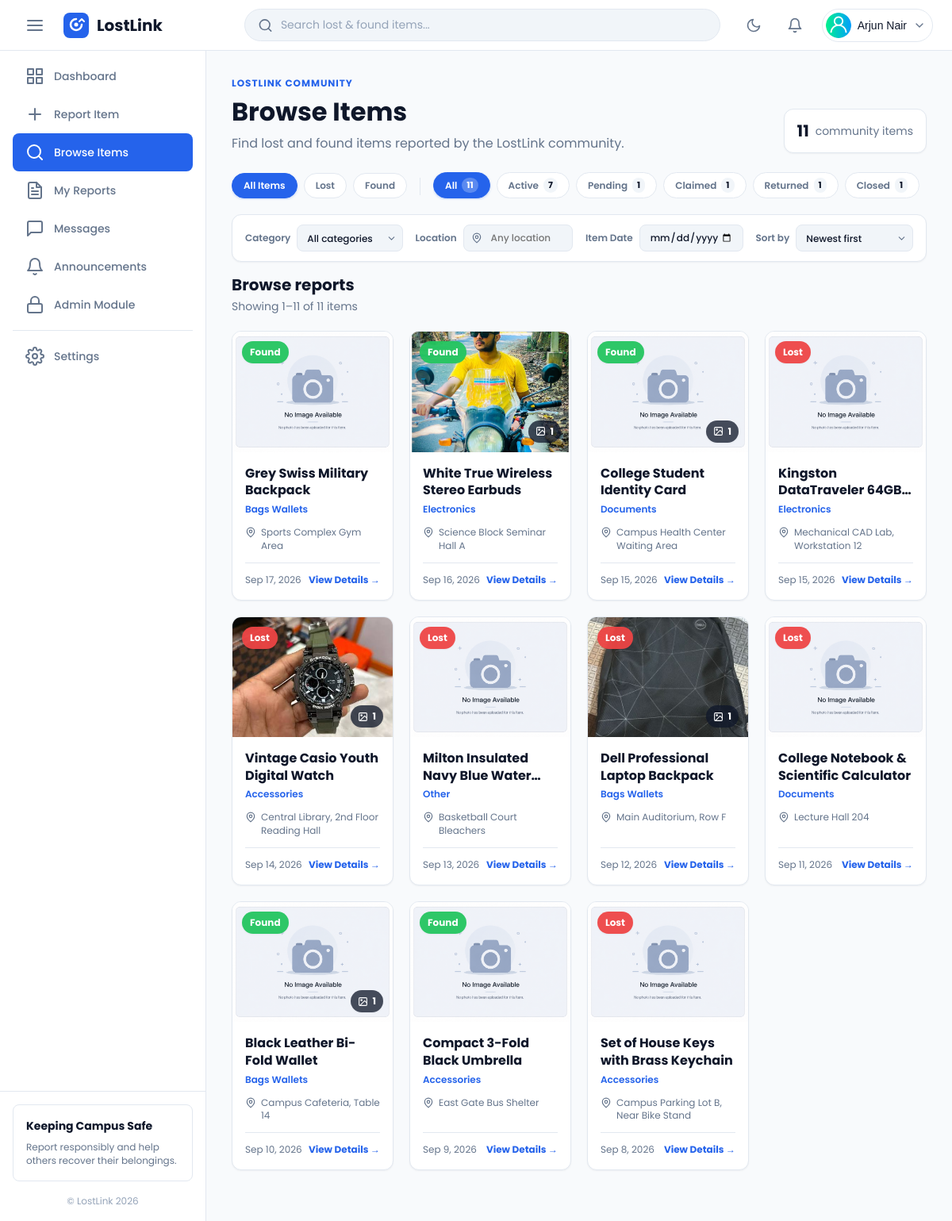
Screenshot of /items/browse.php (signed in) with the database file from the repository.
### tables this page shows
CREATE TABLE items (

     
    id BIGINT UNSIGNED AUTO_INCREMENT PRIMARY KEY,

     
    item_code CHAR(13)
        NOT NULL
        UNIQUE
        COMMENT 'Public Item ID (e.g. ITM-582903741)',

     
    user_id BIGINT UNSIGNED
        NOT NULL
        COMMENT 'References users.id',

     
    title VARCHAR(150)
        NOT NULL
        COMMENT 'Short title of the reported item',

    description TEXT
        NOT NULL
        COMMENT 'Detailed description of the item',

    category VARCHAR(100)
        NOT NULL
        COMMENT 'Main item category',

    subcategory VARCHAR(100)
        NOT NULL
        COMMENT 'Item subcategory',

    report_type ENUM('lost','found')
        NOT NULL
        COMMENT 'Indicates whether the report is for a lost or found item',

    event_location VARCHAR(255)
        NOT NULL
        COMMENT 'General location where the item was lost or found',

    event_date DATE
        NOT NULL
        COMMENT 'Date when the item was lost or found',

    additional_note TEXT
        NULL
        COMMENT 'Optional additional information provided by the reporter',

    verification_method ENUM('description','questions')
        NOT NULL
        COMMENT 'Ownership verification method selected by the reporter',

    status ENUM('pending','active','claimed','returned','closed')
        NOT NULL
        DEFAULT 'pending'
        COMMENT 'Current lifecycle status of the item',

    approved_claim_id BIGINT UNSIGNED
        NULL
        COMMENT 'References the approved claim after ownership verification',

     
    created_at TIMESTAMP
        NOT NULL
        DEFAULT CURRENT_TIMESTAMP,

    updated_at TIMESTAMP
        NOT NULL
        DEFAULT CURRENT_TIMESTAMP
        ON UPDATE CURRENT_TIMESTAMP,

     
    INDEX idx_user_id (user_id),
    INDEX idx_title (title),
    INDEX idx_category (category),
    INDEX idx_subcategory (subcategory),
    INDEX idx_report_type (report_type),
    INDEX idx_status (status),
    INDEX idx_event_date (event_date)

);

### items/browse.php (the view, shortened to what the rows shown need)
<?php
require_once __DIR__ . '/../config/database.php';
require_once __DIR__ . '/../backend/utils/helpers.php';
if (!function_exists('browseGetString')) {
    function browseGetString(string $key, int $maxLength = 255): string
    {
        $value = $_GET[$key] ?? '';
        return trim(mb_substr($value, 0, $maxLength));
    }
}
if (!function_exists('browseEscape')) {
    function browseEscape(?string $value): string
    {
        return htmlspecialchars((string) $value, ENT_QUOTES, 'UTF-8');
    }
}
if (!function_exists('browseCategoryLabel')) {
    function browseCategoryLabel(string $category): string
    {
        $category = trim(str_replace(['_', '-'], ' ', $category));
        return $category === '' ? 'Uncategorized' : ucwords($category);
    }
}
if (!function_exists('browseItemImageUrl')) {
    function browseItemImageUrl(?string $storedPath): string
    {
        if (!$storedPath) {
            return BROWSE_DEFAULT_IMAGE_URL;
        }
        $relativePath = ltrim($storedPath, '/');
        $requiredPrefix = 'assets/uploads/items/';
        $projectRoot = realpath(__DIR__ . '/..');
        $uploadsDirectory = $projectRoot ? realpath($projectRoot . '/assets/uploads/items') : false;
        $absolutePath = $projectRoot ? realpath($projectRoot . '/' . $relativePath) : false;
        if (
            !$uploadsDirectory ||
            !$absolutePath ||
            strpos($absolutePath, rtrim($uploadsDirectory, DIRECTORY_SEPARATOR) . DIRECTORY_SEPARATOR) !== 0 ||
            !is_file($absolutePath) ||
            @getimagesize($absolutePath) === false
        ) {
            return BROWSE_DEFAULT_IMAGE_URL;
        }
        $encodedPath = implode('/', array_map('rawurlencode', explode('/', $relativePath)));
        return BASE_URL . '/' . $encodedPath;
    }
}
$search = browseGetString('q', 150);
$reportType = browseGetString('type', 10);
$status = browseGetString('status', 20);
$category = browseGetString('category', 100);
$location = browseGetString('location', 255);
$date = browseGetString('date', 10);
$sort = browseGetString('sort', 20);
if (!in_array($reportType, ['all', 'lost', 'found'], true)) {
    $reportType = 'all';
}
$validStatuses = ['all', 'active', 'pending', 'claimed', 'returned', 'closed'];
if (!in_array($status, $validStatuses, true)) {
    $status = 'all';
}
if (!in_array($sort, ['newest', 'oldest', 'updated'], true)) {
    $sort = 'newest';
}
$dateObject = DateTime::createFromFormat('!Y-m-d', $date);
if (!$dateObject || $dateObject->format('Y-m-d') !== $date) {
    $date = '';
}
$rawPage = $_GET['page'] ?? '1';
$page = is_string($rawPage) && ctype_digit($rawPage) ? max(1, (int) $rawPage) : 1;
$whereClauses = [];
$queryParameters = [];
$whereSql = !empty($whereClauses) ? implode(' AND ', $whereClauses) : '1=1';
$orderBy = [
    'newest'  => 'i.event_date DESC, i.id DESC',
    'oldest'  => 'i.event_date ASC, i.id ASC',
    'updated' => 'i.updated_at DESC, i.id DESC',
][$sort];
$countStatement = $pdo->prepare("SELECT COUNT(*) FROM items i WHERE {$whereSql}");
$countStatement->execute($queryParameters);
$filteredCount = (int) $countStatement->fetchColumn();
$totalPages = max(1, (int) ceil($filteredCount / BROWSE_PER_PAGE));
$page = min($page, $totalPages);
$offset = ($page - 1) * BROWSE_PER_PAGE;
$itemsStatement = $pdo->prepare("
    SELECT
        i.id,
        i.item_code,
        i.title,
        i.category,
        i.report_type,
        i.event_location,
        i.event_date,
        i.status,
        (
            SELECT ii.image
            FROM item_images ii
            WHERE ii.item_id = i.id
            ORDER BY ii.image_order ASC, ii.id ASC
            LIMIT 1
        ) AS image_path,
        (
            SELECT COUNT(*)
            FROM item_images ii
            WHERE ii.item_id = i.id
        ) AS image_count
    FROM items i
    WHERE {$whereSql}
    ORDER BY {$orderBy}
    LIMIT :limit OFFSET :offset
");
$itemsStatement->bindValue(':limit', BROWSE_PER_PAGE, PDO::PARAM_INT);
$itemsStatement->bindValue(':offset', $offset, PDO::PARAM_INT);
$itemsStatement->execute();
$items = $itemsStatement->fetchAll(PDO::FETCH_ASSOC);
?>
<!DOCTYPE html>
<html lang="en">
<head>
    <link rel="stylesheet" href="../assets/css/theme.css?v=<?php echo time(); ?>">
    <link rel="stylesheet" href="../assets/css/components.css?v=<?php echo time(); ?>">
    <link rel="stylesheet" href="browse.css?v=<?php echo time(); ?>">
</head>
<body class="app-body browse-page">
    <div class="app-container">
        <?php include __DIR__ . '/../includes/sidebar.php'; ?>
        <main class="app-main-content" id="main-content">
            <div class="browse-content-wrapper animate-fade-in"
                 id="browse-page"
                 data-search-context="browse"
                 data-search-target="<?php echo browseEscape(BASE_URL . '/items/browse.php'); ?>"
                 data-current-query="<?php echo browseEscape($search); ?>"
                 data-current-type="<?php echo browseEscape($reportType); ?>"
                 data-current-status="<?php echo browseEscape($status); ?>"
                 data-current-category="<?php echo browseEscape($category); ?>"
                 data-current-location="<?php echo browseEscape($location); ?>"
                 data-current-date="<?php echo browseEscape($date); ?>"
                 data-current-sort="<?php echo browseEscape($sort); ?>">
                <header class="browse-page-header">
                    <div class="browse-header-text">
                        <h1 class="browse-title">Browse Items</h1>
                    </div>
                </header>
                <section class="browse-results-section" aria-labelledby="browse-results-heading">
                    <div class="browse-results-header">
                        <div>
                            <h2 id="browse-results-heading">Browse reports</h2>
                        </div>
                    </div>
                    <?php if (!empty($items)): ?>
                        <div class="browse-items-grid">
                            <?php foreach ($items as $item): ?>
                                <?php
                                $itemTitle = (string) ($item['title'] ?? 'Untitled item');
                                $imageUrl = browseItemImageUrl($item['image_path'] ?? null);
                                $hasItemImage = $imageUrl !== BROWSE_DEFAULT_IMAGE_URL;
                                $photoCount = (int) ($item['image_count'] ?? 0);
                                $itemReportType = (string) ($item['report_type'] ?? '');
                                $isLost = $itemReportType === 'lost';
                                $reportDate = in_array($itemReportType, ['lost', 'found'], true) ? ($item['event_date'] ?? null) : null;
                                $detailsUrl = '?item=' . rawurlencode((string) $item['item_code']);
                                ?>
                                <article class="browse-item-card" data-item-id="<?php echo browseEscape((string) $item['item_code']); ?>" data-item-context="browse" data-item-detail>
                                    <a class="browse-item-card-link" href="<?php echo browseEscape($detailsUrl); ?>" data-item-id="<?php echo browseEscape((string) $item['item_code']); ?>" data-item-context="browse" data-item-detail aria-label="View details for <?php echo browseEscape($itemTitle); ?>">
                                        <div class="browse-item-image-wrap">
                                            <img
                                                src="<?php echo browseEscape($imageUrl); ?>"
                                                data-fallback="<?php echo BROWSE_DEFAULT_IMAGE_URL; ?>"
                                                alt="<?php echo browseEscape($hasItemImage ? $itemTitle . ' report image' : 'No image available'); ?>"
                                                loading="lazy"
                                            >
                                            <span class="browse-item-badge <?php echo $isLost ? 'is-lost' : 'is-found'; ?>">
                                                <?php echo $isLost ? 'Lost' : 'Found'; ?>
                                            </span>
                                            <?php if ($photoCount > 0): ?>
                                                <span class="browse-photo-count">
                                                    <svg aria-hidden="true" viewBox="0 0 24 24" fill="none" stroke="currentColor" stroke-width="2" stroke-linecap="round" stroke-linejoin="round">
                                                        <rect x="3" y="3" width="18" height="18" rx="2"></rect>
                                                        <circle cx="8.5" cy="8.5" r="1.5"></circle>
                                                        <polyline points="21 15 16 10 5 21"></polyline>
                                                    </svg>
                                                    <?php echo $photoCount; ?>
                                                </span>
                                            <?php endif; ?>
                                        </div>
                                        <div class="browse-item-content">
                                            <h3><?php echo browseEscape($itemTitle); ?></h3>
                                            <p class="browse-item-category"><?php echo browseEscape(browseCategoryLabel((string) ($item['category'] ?? ''))); ?></p>
                                            <p class="browse-item-location">
                                                <svg aria-hidden="true" viewBox="0 0 24 24" fill="none" stroke="currentColor" stroke-width="2" stroke-linecap="round" stroke-linejoin="round">
                                                    <path d="M20 10c0 6-8 12-8 12S4 16 4 10a8 8 0 0 1 16 0Z"></path>
                                                    <circle cx="12" cy="10" r="3"></circle>
                                                </svg>
                                                <span><?php echo browseEscape((string) ($item['event_location'] ?? 'Location not provided')); ?></span>
                                            </p>
                                            <div class="browse-item-footer">
                                                <?php if ($reportDate): ?>
                                                    <time datetime="<?php echo browseEscape((string) $reportDate); ?>">
                                                        <?php echo browseEscape(getRelativeTime((string) $reportDate)); ?>
                                                    </time>
                                                <?php else: ?>
                                                    <span>Date unavailable</span>
                                                <?php endif; ?>
                                                <span class="browse-view-details">View Details <span aria-hidden="true">→</span></span>
                                            </div>
                                        </div>
                                    </a>
                                </article>
                            <?php endforeach; ?>
                        </div>
                    <?php endif; ?>
                </section>
            </div>
        </main>
    </div>
    <?php require_once __DIR__ . '/../components/item-details/item-details.php'; ?>
</body>
</html>

### rows the page displays
items: shows "Found", title "Grey Swiss Military Backpack", category "Bags Wallets", event_location "Sports Complex Gym Area", browseEscape(getRelativeTime((string) $reportDate)) "Sep 17, 2026"
items: shows a picture, shows "Found", photoCount "1", title "White True Wireless Stereo Earbuds", category "Electronics", event_location "Science Block Seminar Hall A", browseEscape(getRelativeTime((string) $reportDate)) "Sep 16, 2026"
items: shows "Found", photoCount "1", title "College Student Identity Card", category "Documents", event_location "Campus Health Center Waiting Area", browseEscape(getRelativeTime((string) $reportDate)) "Sep 15, 2026"
items: shows "Lost", title "Kingston DataTraveler…", category "Electronics", event_location "Mechanical CAD Lab, Workstation 12", browseEscape(getRelativeTime((string) $reportDate)) "Sep 15, 2026"
items: shows a picture, shows "Lost", photoCount "1", title "Vintage Casio Youth Digital Watch", category "Accessories", event_location "Central Library, 2nd Floor Reading Hall", browseEscape(getRelativeTime((string) $reportDate)) "Sep 14, 2026"
items: shows "Lost", title "Milton Insulated Navy Blue…", category "Other", event_location "Basketball Court Bleachers", browseEscape(getRelativeTime((string) $reportDate)) "Sep 13, 2026"
items: shows a picture, shows "Lost", photoCount "1", title "Dell Professional Laptop Backpack", category "Bags Wallets", event_location "Main Auditorium, Row F", browseEscape(getRelativeTime((string) $reportDate)) "Sep 12, 2026"
items: shows "Lost", title "College Notebook & Scientific Calculator", category "Documents", event_location "Lecture Hall 204", browseEscape(getRelativeTime((string) $reportDate)) "Sep 11, 2026"
items: shows "Found", photoCount "1", title "Black Leather Bi-Fold Wallet", category "Bags Wallets", event_location "Campus Cafeteria, Table 14", browseEscape(getRelativeTime((string) $reportDate)) "Sep 10, 2026"
items: shows "Found", title "Compact 3-Fold Black Umbrella", category "Accessories", event_location "East Gate Bus Shelter", browseEscape(getRelativeTime((string) $reportDate)) "Sep 9, 2026"
items: shows "Lost", title "Set of House Keys with Brass Keychain", category "Accessories", event_location "Campus Parking Lot B, Near Bike Stand", browseEscape(getRelativeTime((string) $reportDate)) "Sep 8, 2026"

### other values shown
$_SESSION['name'] "Arjun Nair"
$totalCommunityItems "11"
$tab['label'] "All"
$tab['count'] "11"
$tab['label'] "Active"
$tab['count'] "7"
$tab['label'] "Pending"
$tab['count'] "1"
$tab['label'] "Claimed"
$tab['label'] "Returned"
$tab['label'] "Closed"
$shownFrom "1"
$shownTo "11"
$filteredCount "11"
